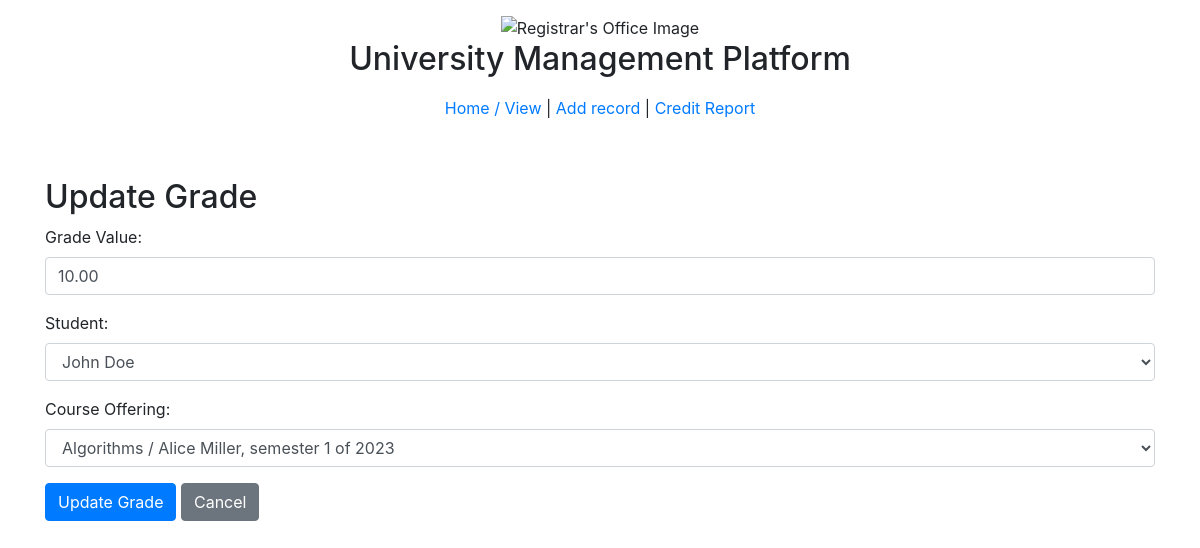
The page /update/grade.php?id=1 on the database its author committed.
### tables this page shows
CREATE TABLE IF NOT EXISTS `Grade` (
  `GradeID` INT NOT NULL AUTO_INCREMENT,
  `GradeValue` DECIMAL(5,2) NOT NULL,
  `StudentID` INT NOT NULL,
  `OfferingID` INT NOT NULL,
  PRIMARY KEY (`GradeID`),
  FOREIGN KEY (`StudentID`)
    REFERENCES `Student` (`StudentID`)
    ON UPDATE CASCADE
    ON DELETE CASCADE,
  FOREIGN KEY (`OfferingID`)
    REFERENCES `CourseOfferings` (`OfferingID`)
    ON UPDATE CASCADE
    ON DELETE CASCADE)
    AUTO_INCREMENT = 1;

CREATE TABLE IF NOT EXISTS `Student` (
  `StudentID` INT NOT NULL AUTO_INCREMENT,
  `EmailID` INT NOT NULL,
  `Cpf` CHAR(11) NOT NULL,
  `Major` VARCHAR(45) NOT NULL,
  `Year` YEAR NOT NULL,
  `FirstName` VARCHAR(45) NOT NULL,
  `LastName` VARCHAR(45) NOT NULL,
  PRIMARY KEY (`StudentID`),
  FOREIGN KEY (`EmailID`)
    REFERENCES `Emails` (`EmailID`))
AUTO_INCREMENT = 1;

### update/grade.php (the view, shortened to what this page needs)
<?php
require_once("../mysqli_connect.php");
$id = $_GET['id'];
$query = "SELECT * FROM Grade WHERE GradeID = ?";
$stmt = $dbc->prepare($query);
$stmt->bind_param("i", $id);
$stmt->execute();
$result = $stmt->get_result();
$grade = $result->fetch_assoc();
$query_students = "SELECT * FROM Student";
$result_students = mysqli_query($dbc, $query_students);
$query_offerings = "SELECT * FROM CourseOfferingsView";
$result_offerings = mysqli_query($dbc, $query_offerings);
?>
<!DOCTYPE html>
<html lang="en">
<head>
</head>
<body>
    <div class="container">
        <h2 class="mt-5">Update Grade</h2>
        <form action="grade_update_process.php" method="post">
            <div class="form-group">
                <label for="GradeValue">Grade Value:</label>
                <input type="text" class="form-control" id="GradeValue" name="GradeValue" value="<?php echo $grade['GradeValue']; ?>" required>
            </div>
            <div class="form-group">
                <label for="StudentID">Student:</label>
                <select class="form-control" id="StudentID" name="StudentID">
                    <?php while ($row = mysqli_fetch_assoc($result_students)) { ?>
                        <option value="<?php echo $row['StudentID']; ?>" <?php if ($row['StudentID'] == $grade['StudentID']) echo 'selected'; ?>>
                            <?php echo $row['FirstName'] . ' ' . $row['LastName']; ?>
                        </option>
                    <?php } ?>
                </select>
            </div>
            <div class="form-group">
                <label for="OfferingID">Course Offering:</label>
                <select class="form-control" id="OfferingID" name="OfferingID">
                    <?php while ($row = mysqli_fetch_assoc($result_offerings)) { ?>
                        <option value="<?php echo $row['OfferingID']; ?>" <?php if ($row['OfferingID'] == $grade['OfferingID']) echo 'selected'; ?>>
                        <?php echo $row['CourseName'] . ' / ' . $row['InstructorName']. ', semester ' . $row['Semester'] . ' of ' . $row['Year']; ?>
                        </option>
                    <?php } ?>
                </select>
            </div>
            <button type="submit" name="submit" class="btn btn-primary">Update Grade</button>
            <a href="index.php" class="btn btn-secondary">Cancel</a>
        </form>
    </div>
</body>
</html>

### rows shown on the page
grade: GradeValue "10.00", StudentID "John Doe", OfferingID "Algorithms / Alice Miller, semester 1 of 2023"
